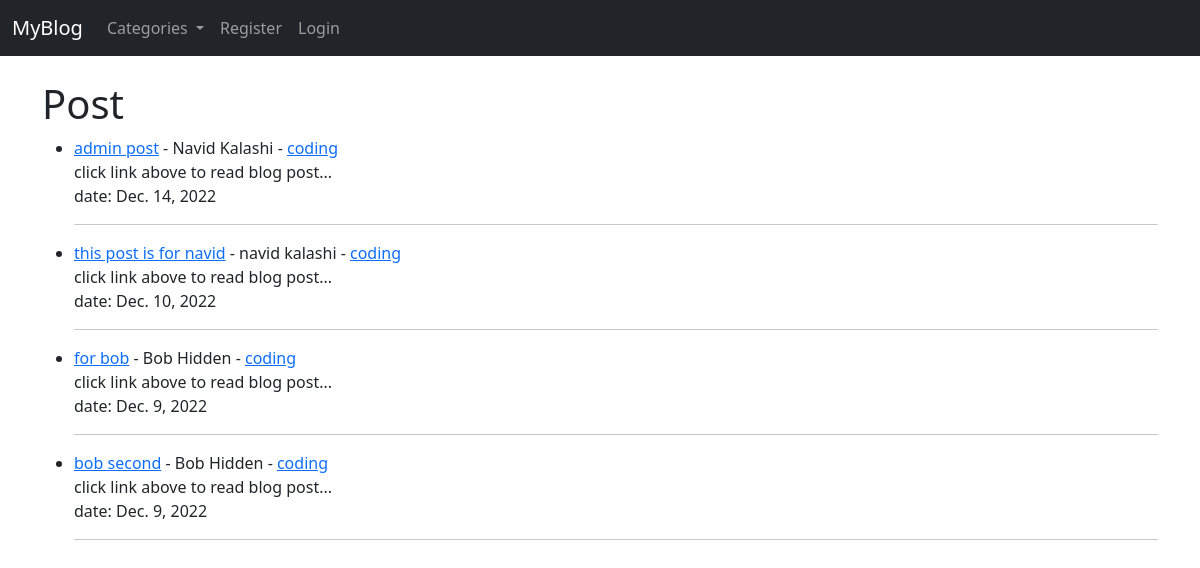
The app's page /, older data.
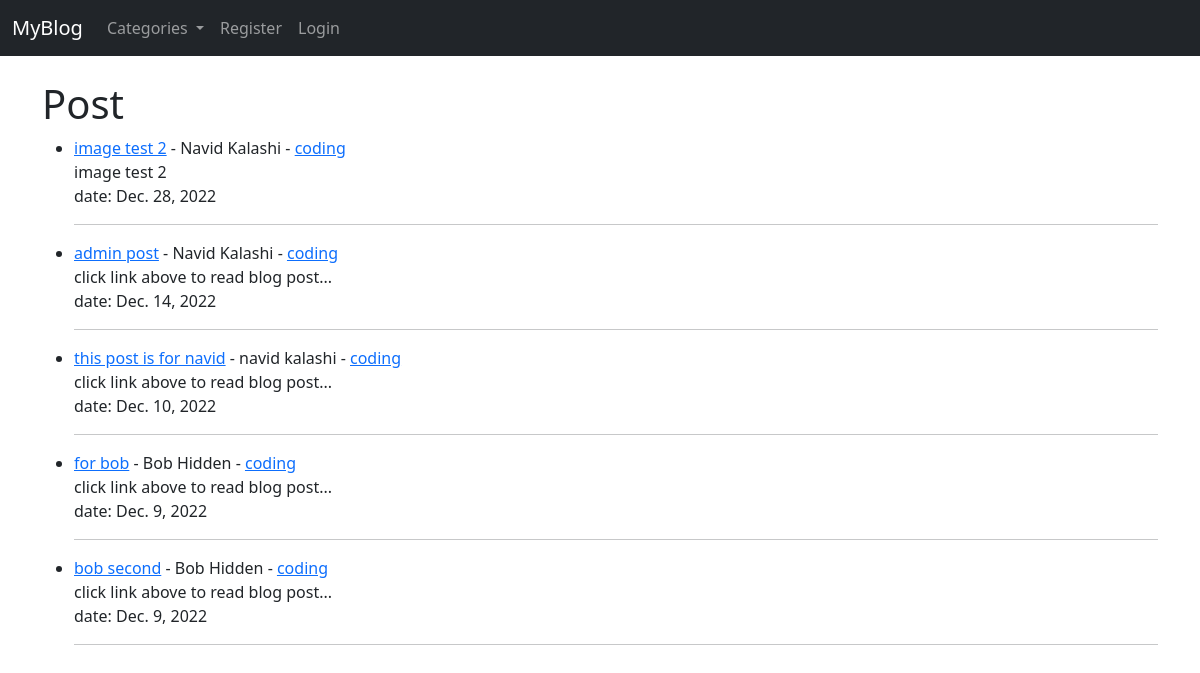
The same page, newer data.
### blog/models.py (models this page shows, shortened)
class Post(models.Model):
    title = models.CharField(max_length=255)
    header_image = models.ImageField(null=True, blank=True, upload_to='images/')
    title_tag = models.CharField(max_length=255)
    author = models.ForeignKey(User, on_delete=models.CASCADE)
    body = RichTextField(blank=True, null=True)
    date = models.DateField(auto_now_add=True)
    category = models.CharField(max_length=255, default='coding')
    snippet = models.CharField(max_length=255)
    likes = models.ManyToManyField(User, related_name='blog_posts')

### blog/views.py (the view)
# urls.py: path('', HomeView.as_view(), name='home'),
class HomeView(ListView):
    model = Post
    template_name = 'home.html'
    ordering = ['-date']
    def get_context_data(self, *args, **kwargs):
        cat_menu = Category.objects.all()
        context = super(HomeView, self).get_context_data(*args, **kwargs)
        context['cat_menu'] = cat_menu
        return context

### blog/models.py (called while the page is built)
    def __str__(self):
        return self.name

### blog/templates/home.html (shortened to what this page needs)
{% extends 'base.html' %}
{% block content %}
    <h1>Post</h1>
    <ul>
        {% for post in object_list %}
        <li><a href="{% url 'article_detail' post.pk %}">{{post.title}}</a>
             - {{post.author.first_name}} {{post.author.last_name}}
             - <a href="{% url 'category' post.category|slugify %}">{{post.category}}</a>
            <br>
            {{post.snippet}}
            </li>
            date: {{post.date}}
            <hr>
        {% endfor %}
    </ul>
{% endblock content %}

Row changes from the older to the newer data that the page shows:
added Post: title "image test 2", author.first_name "Navid", author.last_name "Kalashi", category "coding", snippet "image test 2", date "Dec. 28, 2022"
